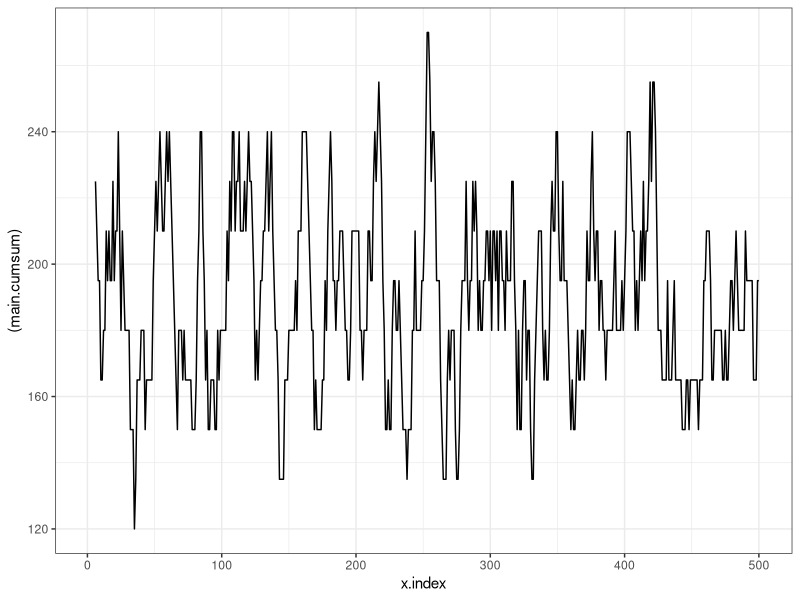

Generate this figure with R:
library(dplyr)
library(ggplot2)
library(tidyr)
library(readr)
library(zoo)
library(gganimate)

vehicle.type <- c("Car", "Truck", "Multi-axle")

vehicle.in <- c("NA")
wait.time <- c()
wait<-0
simulation <- 1000

#sample(vehicle.type, 1,prob = c(0.5, 0.5, 0.3))

for (i in 1:simulation) {
    vehicle.in[i] <- sample(vehicle.type, 1, replace=TRUE, prob = c(0.7,0.5,0.3))
    if(vehicle.in[i] == "Car"){
        wait <- 20
        wait.time[i]<-wait
    }
    else if(vehicle.in[i] == "Truck"){
        wait<- 35
        wait.time[i]<- wait
    }
    else{
        wait <- 50
        wait.time[i] <- wait
    }
}

data.1 <- data.frame(vehicle.in, wait.time)

data.2 <- data.1 %>% mutate(cum_wait.time = cumsum(wait.time))


data.2 <- data.2 %>% mutate(x.index = c(1:1000))

data.2 <- data.2 %>% mutate(main.cumsum = rollsumr(wait.time, k = 6, fill = NA))

ggplot(data.2[1:500,], aes(x=x.index, y=(main.cumsum)))+
    geom_line()+
    theme_bw()

data.2 <- data.2 %>% mutate(roll_avg = rollmean(main.cumsum, k = 6, fill = NA, align="right"))

mean.roll = mean(data.2$main.cumsum)

ggplot(data.2[1:500,], aes(x=x.index, y=roll_avg))+
    geom_line(color="red")+
    theme_bw()+
    xlab("Nth vehicle")+
    ylab("Average wait time")+
    geom_hline(yintercept = mean(data.2$roll_avg[11:500], na.rm = TRUE), linetype='dotted', size=2)+
    transition_reveal(x.index)
    #geom_smooth(method=lm, formula = y~1, color='#2C3E50')mean
anim_save("287-smooth-animation-with-tweenr.gif")


p<- ggplot(data.2[1:500,], aes(x=x.index, y=roll_avg))+
    geom_line(color="red")+
    theme_bw()+
    xlab("Nth vehicle")+
    ylab("Average wait time")+
    geom_hline(yintercept = mean(data.2$roll_avg[11:500], na.rm = TRUE), linetype='dotted', size=2)+
    transition_reveal(x.index)
anim <- p + transition_states(x.index, transition_length = 10, state_length = 1)

anim_save("287-smooth-animation-with-tweenr.gif")

data.2 <- data.2 %>% mutate(tempo = rollmean(main.cumsum, k = 2, fill = NA, align = "right"))
